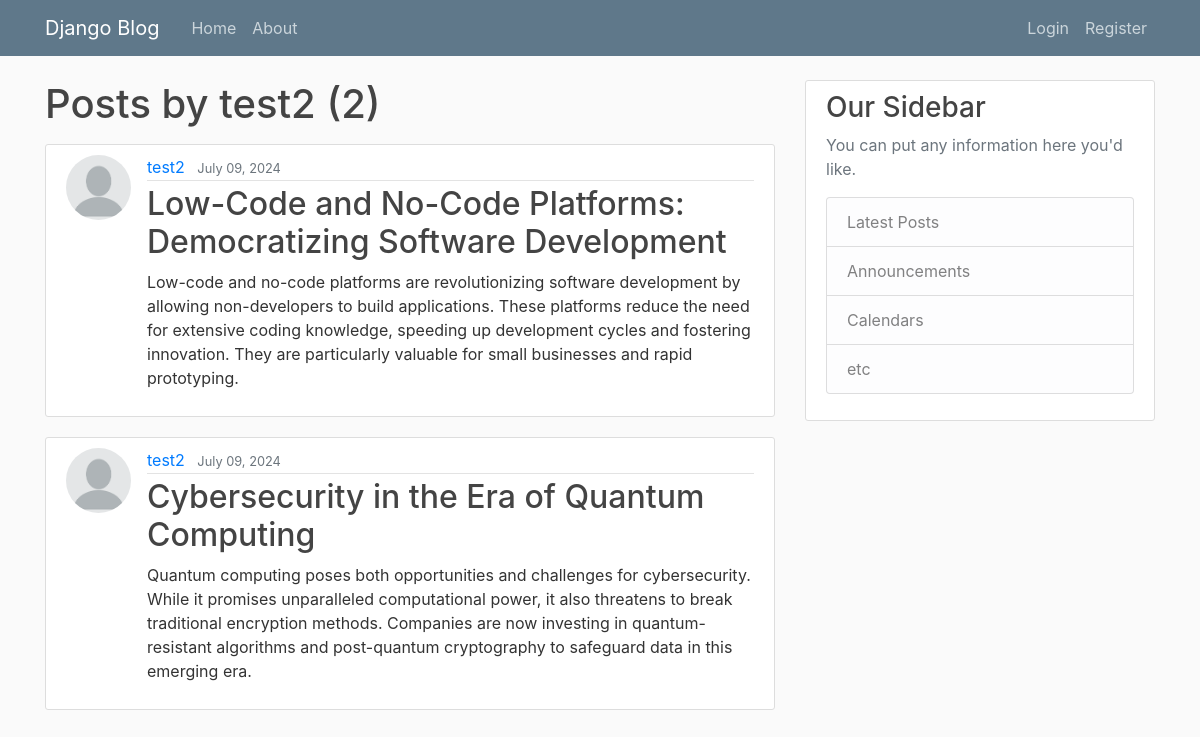
/user/test2, run on the app's committed database.
### blog/models.py (models this page shows, shortened)
class Post(models.Model):
    title=models.CharField(max_length=200)
    content=models.TextField()
    date_posted=models.DateTimeField(default=timezone.now)
    author=models.ForeignKey(User,on_delete=models.CASCADE)

### users/models.py (models this page shows, shortened)
class Profile(models.Model):
    user=models.OneToOneField(User, on_delete=models.CASCADE)
    img=models.ImageField(default='default.jpg', upload_to='profiles')

### blog/views.py (the view)
# urls.py: path('user/<str:username>', UserPostListView.as_view(), name='user-posts'),
class UserPostListView(ListView):
    model = Post
    template_name = 'blog/user_posts.html'  # <app>/<model>_<viewtype>.html
    context_object_name = 'datas'
    paginate_by = 5
    def get_queryset(self):
        user = get_object_or_404(User, username=self.kwargs.get('username'))
        return Post.objects.filter(author=user).order_by('-date_posted')

### templates/blog/user_posts.html (shortened to what this page needs)
{% extends "blog/base.html" %}
{% block content %}
    <h1 class="mb-3">Posts by {{ view.kwargs.username }} ({{ page_obj.paginator.count }})</h1>
    {% for post in datas %}
        <article class="media content-section">
          <img class="rounded-circle article-img" src="{{ post.author.profile.img.url }}">
          <div class="media-body">
            <div class="article-metadata">
              <a class="mr-2" href="{% url 'user-posts' post.author.username %}">{{ post.author }}</a>
              <small class="text-muted">{{ post.date_posted|date:"F d, Y" }}</small>
            </div>
            <h2><a class="article-title" href="{% url 'post-detail' post.id %}">{{ post.title }}</a></h2>
            <p class="article-content">{{ post.content }}</p>
          </div>
        </article>
    {% endfor %}
{% endblock content %}

### static/blog/main.css (style rules this page uses)
body { background: #fafafa; color: #333333; margin-top: 5rem; }
h1, h2, h3, h4, h5, h6 { color: #444444; }
.content-section { background: #ffffff; padding: 10px 20px; border: 1px solid #dddddd; border-radius: 3px; margin-bottom: 20px; }
.article-title { color: #444444; }
.article-content { white-space: pre-line; }
.article-img { height: 65px; width: 65px; margin-right: 16px; }
.article-metadata { padding-bottom: 1px; margin-bottom: 4px; border-bottom: 1px solid #e3e3e3 }

### data on the page
Post: author.profile.img (placeholder picture), author "test2", date_posted "July 09, 2024", title "Low-Code and No-Code Platforms: Democratizing Software Development", content "Low-code and no-code platforms are revolutionizing software development by allowing non-developers to build applications. These platforms reduce the need for extensive coding knowledge, speeding up development cycles and fostering innovation. They are particularly valuable for small businesses and rapid prototyping."
Post: author.profile.img (placeholder picture), author "test2", date_posted "July 09, 2024", title "Cybersecurity in the Era of Quantum Computing", content "Quantum computing poses both opportunities and challenges for cybersecurity. While it promises unparalleled computational power, it also threatens to break traditional encryption methods. Companies are now investing in quantum-resistant algorithms and post-quantum cryptography to safeguard data in this emerging era."

### other printed values
{{ view.kwargs.username }} "test2"
{{ page_obj.paginator.count }} "2"
